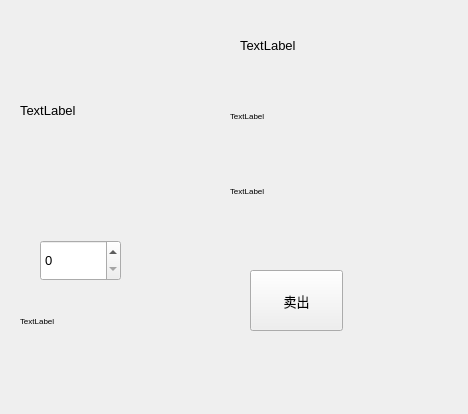
<?xml version="1.0" encoding="UTF-8"?>
<ui version="4.0">
 <class>waresold</class>
 <widget class="QWidget" name="waresold">
  <property name="geometry">
   <rect>
    <x>0</x>
    <y>0</y>
    <width>468</width>
    <height>414</height>
   </rect>
  </property>
  <property name="font">
   <font>
    <pointsize>10</pointsize>
   </font>
  </property>
  <property name="windowTitle">
   <string>Form</string>
  </property>
  <widget class="QLabel" name="label_picture">
   <property name="geometry">
    <rect>
     <x>20</x>
     <y>10</y>
     <width>161</width>
     <height>201</height>
    </rect>
   </property>
   <property name="text">
    <string>TextLabel</string>
   </property>
  </widget>
  <widget class="QLabel" name="label_name">
   <property name="geometry">
    <rect>
     <x>240</x>
     <y>20</y>
     <width>161</width>
     <height>51</height>
    </rect>
   </property>
   <property name="text">
    <string>TextLabel</string>
   </property>
  </widget>
  <widget class="QLabel" name="label_price">
   <property name="geometry">
    <rect>
     <x>230</x>
     <y>100</y>
     <width>191</width>
     <height>31</height>
    </rect>
   </property>
   <property name="font">
    <font>
     <pointsize>6</pointsize>
    </font>
   </property>
   <property name="text">
    <string>TextLabel</string>
   </property>
  </widget>
  <widget class="QLabel" name="label_earn">
   <property name="geometry">
    <rect>
     <x>230</x>
     <y>170</y>
     <width>181</width>
     <height>41</height>
    </rect>
   </property>
   <property name="font">
    <font>
     <pointsize>6</pointsize>
    </font>
   </property>
   <property name="text">
    <string>TextLabel</string>
   </property>
  </widget>
  <widget class="QSpinBox" name="spinBox">
   <property name="geometry">
    <rect>
     <x>40</x>
     <y>240</y>
     <width>81</width>
     <height>41</height>
    </rect>
   </property>
  </widget>
  <widget class="QLabel" name="label_tip">
   <property name="geometry">
    <rect>
     <x>20</x>
     <y>300</y>
     <width>131</width>
     <height>41</height>
    </rect>
   </property>
   <property name="font">
    <font>
     <pointsize>6</pointsize>
    </font>
   </property>
   <property name="text">
    <string>TextLabel</string>
   </property>
  </widget>
  <widget class="QPushButton" name="pushButton_sold">
   <property name="geometry">
    <rect>
     <x>250</x>
     <y>270</y>
     <width>93</width>
     <height>61</height>
    </rect>
   </property>
   <property name="text">
    <string>卖出</string>
   </property>
  </widget>
 </widget>
 <resources/>
 <connections/>
</ui>
